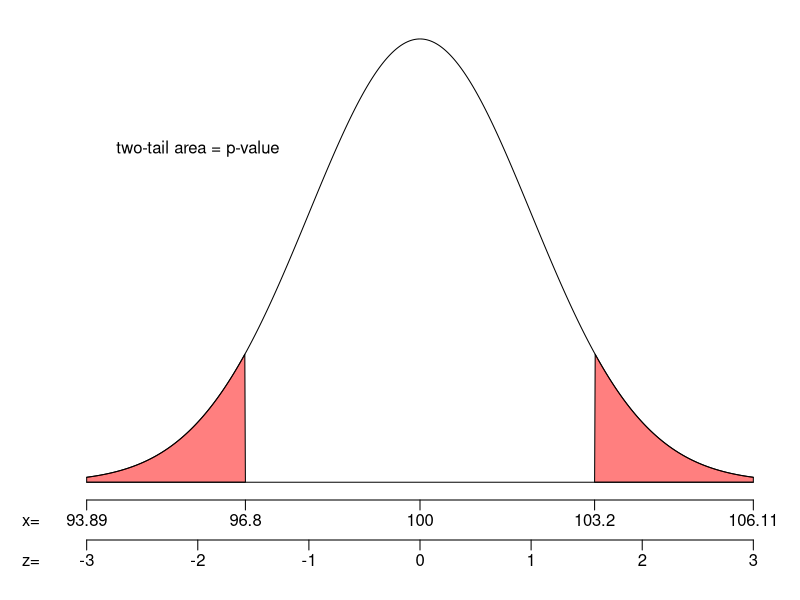

Reproduce this figure in R.
pdf("sketch7.pdf", width=6, height=3)
par(mar=c(5,3,1,1))

mu0 = 100
n = 50
s = 14.4
x = 103.2
a = 0.1

r = abs(x-mu0)
se = s/sqrt(n)
z = abs((x-mu0)/se)

xs = seq(-3,3,length=1000)
ys = dnorm(xs)

plot(xs, ys, 'l',xlim = c(-3,3), ylim = c(0,0.4),
     ann=FALSE,xaxt="n",yaxt="n",
     lwd=1,bty='n')


axis(side=1, line=0, at=c(-3,-z,0,z,3), labels = FALSE)
mtext(c(round(mu0-3*se,2),mu0-r,mu0,mu0+r,round(mu0+3*se,2)),side=1,line=0.5,at=c(-3,-z,0,z,3))
mtext(c("x="),line=0.5,side=1,at=-3.5)

axis(side=1, line=2,at=-3:3, labels = FALSE)
mtext(-3:3,side=1,line=2.5,at=-3:3)
mtext(c("z="),line=2.5,side=1,at=-3.5)

polygon(c(xs[xs>=z], 3, z),c(ys[xs>=z], 0, 0), col=rgb(1,0,0,0.5))
polygon(c(xs[xs<=-z], -z, -3),c(ys[xs<=-z], 0, 0), col=rgb(1,0,0,0.5))
lines(c(-3,3),c(0,0),'l',lwd=1)

text(-2,0.3,label="two-tail area = p-value")

dev.off()


#xs = seq(46,86,length=1000)

#ys = dnorm(xs,)

#plot(xs, ys, 'l',xlim = c(-3,3), ylim = c(0,0.4),
#     ann=FALSE,xaxt="n",yaxt="n",
#     lwd=1,bty='n')
##mtext("z",side=1,at=-0.5)
##mtext(c("-3","-2","-1","0","1","2","3"),side=1,at=-3:3)
##mtext(c("zstar"),side=1,line =-0.3,at=1.64)
#mtext(c("z="),side=1,at=-3.5)
#mtext(c("x="),line=1.3,side=1,at=-3.5)
#mtext(c("-zstar","0","zstar"),side=1,at=c(-1.75,0,1.75))
#mtext(c("15.53-ME","15.53","15.53+ME"),line=1.3,side=1,at=c(-1.75,0,1.75))
##mtext(round(255+(-3:3)*1.75,2),line=1.3,side=1,at=-3:3)
##mtext(c("-3","0","3"),side=1,at=c(-3,0,3))
#polygon(c(xs[xs>=-1.75 & xs<=1.75], 1.75, -1.75),c(ys[xs>=-1.75 & xs<=1.75], 0, 0), col="red")
##polygon(c(xs[xs>=2.5], 3, 2.5),c(ys[xs>=2.5], 0, 0), col="red")

#lines(xs, ys, 'l', lwd=1)
#lines(c(-3,3),c(0,0),'l',lwd=1)

##arrows(-2,0.25,0,0.06,lwd=2,code=2)
#text(0,0.2,label="area = 0.92")
